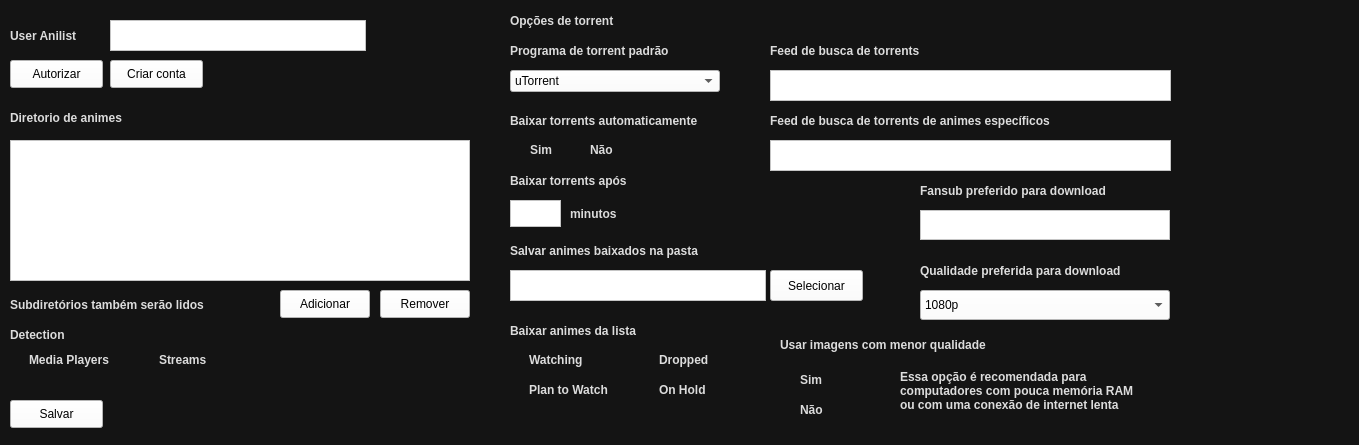
<?xml version="1.0" encoding="UTF-8"?>
<ui version="4.0">
 <class>jconfi1366768</class>
 <widget class="QWidget" name="jconfi1366768">
  <property name="geometry">
   <rect>
    <x>0</x>
    <y>0</y>
    <width>1359</width>
    <height>445</height>
   </rect>
  </property>
  <property name="windowTitle">
   <string>Form</string>
  </property>
  <property name="styleSheet">
   <string notr="true">background-color: rgb(20,20,20);</string>
  </property>
  <widget class="QLabel" name="label_4">
   <property name="geometry">
    <rect>
     <x>510</x>
     <y>40</y>
     <width>211</width>
     <height>21</height>
    </rect>
   </property>
   <property name="styleSheet">
    <string notr="true">background: transparent;
font: 75 8pt &quot;MS Shell Dlg 2&quot;;
font-weight: bold; 
color: rgb(220, 220, 220);</string>
   </property>
   <property name="text">
    <string>Programa de torrent padrão</string>
   </property>
  </widget>
  <widget class="QLabel" name="label_5">
   <property name="geometry">
    <rect>
     <x>510</x>
     <y>110</y>
     <width>231</width>
     <height>21</height>
    </rect>
   </property>
   <property name="styleSheet">
    <string notr="true">background: transparent;
font: 75 8pt &quot;MS Shell Dlg 2&quot;;
font-weight: bold; 
color: rgb(220, 220, 220);</string>
   </property>
   <property name="text">
    <string>Baixar torrents automaticamente</string>
   </property>
  </widget>
  <widget class="QRadioButton" name="TorrentAutomaticoNao">
   <property name="geometry">
    <rect>
     <x>570</x>
     <y>140</y>
     <width>51</width>
     <height>20</height>
    </rect>
   </property>
   <property name="styleSheet">
    <string notr="true">background: transparent;
font: 75 8pt &quot;MS Shell Dlg 2&quot;;
font-weight: bold; 
color: rgb(220, 220, 220);
</string>
   </property>
   <property name="text">
    <string>Não</string>
   </property>
  </widget>
  <widget class="QLabel" name="label_7">
   <property name="geometry">
    <rect>
     <x>570</x>
     <y>200</y>
     <width>151</width>
     <height>27</height>
    </rect>
   </property>
   <property name="styleSheet">
    <string notr="true">background: transparent;
font: 75 8pt &quot;MS Shell Dlg 2&quot;;
font-weight: bold; 
color: rgb(220, 220, 220);</string>
   </property>
   <property name="text">
    <string>minutos</string>
   </property>
  </widget>
  <widget class="QPlainTextEdit" name="FeedTorrentGeral">
   <property name="geometry">
    <rect>
     <x>770</x>
     <y>70</y>
     <width>401</width>
     <height>31</height>
    </rect>
   </property>
   <property name="styleSheet">
    <string notr="true">background: white;</string>
   </property>
  </widget>
  <widget class="QLabel" name="label_16">
   <property name="geometry">
    <rect>
     <x>780</x>
     <y>330</y>
     <width>241</width>
     <height>30</height>
    </rect>
   </property>
   <property name="styleSheet">
    <string notr="true">background: transparent;
font: 75 8pt &quot;MS Shell Dlg 2&quot;;
font-weight: bold; 
color: rgb(220, 220, 220);
</string>
   </property>
   <property name="text">
    <string>Usar imagens com menor qualidade</string>
   </property>
  </widget>
  <widget class="QPlainTextEdit" name="FeedTorrentEspecfico">
   <property name="geometry">
    <rect>
     <x>770</x>
     <y>140</y>
     <width>401</width>
     <height>31</height>
    </rect>
   </property>
   <property name="styleSheet">
    <string notr="true">background: white;</string>
   </property>
  </widget>
  <widget class="QCheckBox" name="DetectionStream">
   <property name="geometry">
    <rect>
     <x>140</x>
     <y>350</y>
     <width>81</width>
     <height>20</height>
    </rect>
   </property>
   <property name="styleSheet">
    <string notr="true">background: transparent;
font: 75 8pt &quot;MS Shell Dlg 2&quot;;
font-weight: bold; 
color: rgb(220, 220, 220);</string>
   </property>
   <property name="text">
    <string>Streams</string>
   </property>
  </widget>
  <widget class="QCheckBox" name="DownloadOnHold">
   <property name="geometry">
    <rect>
     <x>640</x>
     <y>380</y>
     <width>111</width>
     <height>20</height>
    </rect>
   </property>
   <property name="styleSheet">
    <string notr="true">background: transparent;
font: 75 8pt &quot;MS Shell Dlg 2&quot;;
font-weight: bold; 
color: rgb(220, 220, 220);</string>
   </property>
   <property name="text">
    <string>On Hold</string>
   </property>
  </widget>
  <widget class="QLabel" name="label_17">
   <property name="geometry">
    <rect>
     <x>900</x>
     <y>370</y>
     <width>241</width>
     <height>71</height>
    </rect>
   </property>
   <property name="styleSheet">
    <string notr="true">background: transparent;
font: 75 8pt &quot;MS Shell Dlg 2&quot;;
font-weight: bold; 
color: rgb(220, 220, 220);
</string>
   </property>
   <property name="text">
    <string>Essa opção é recomendada para computadores com pouca memória RAM ou com uma conexão de internet lenta</string>
   </property>
   <property name="alignment">
    <set>Qt::AlignLeading|Qt::AlignLeft|Qt::AlignTop</set>
   </property>
   <property name="wordWrap">
    <bool>true</bool>
   </property>
  </widget>
  <widget class="QPushButton" name="BotaoAutorizar">
   <property name="geometry">
    <rect>
     <x>10</x>
     <y>60</y>
     <width>93</width>
     <height>28</height>
    </rect>
   </property>
   <property name="styleSheet">
    <string notr="true">background: white;
</string>
   </property>
   <property name="text">
    <string>Autorizar</string>
   </property>
  </widget>
  <widget class="QLabel" name="label_12">
   <property name="geometry">
    <rect>
     <x>770</x>
     <y>110</y>
     <width>341</width>
     <height>21</height>
    </rect>
   </property>
   <property name="styleSheet">
    <string notr="true">background: transparent;
font: 75 8pt &quot;MS Shell Dlg 2&quot;;
font-weight: bold; 
color: rgb(220, 220, 220);</string>
   </property>
   <property name="text">
    <string>Feed de busca de torrents de animes específicos</string>
   </property>
  </widget>
  <widget class="QCheckBox" name="DownloadPlanToWatch">
   <property name="geometry">
    <rect>
     <x>510</x>
     <y>380</y>
     <width>121</width>
     <height>20</height>
    </rect>
   </property>
   <property name="styleSheet">
    <string notr="true">background: transparent;
font: 75 8pt &quot;MS Shell Dlg 2&quot;;
font-weight: bold; 
color: rgb(220, 220, 220);</string>
   </property>
   <property name="text">
    <string>Plan to Watch</string>
   </property>
  </widget>
  <widget class="QPushButton" name="BotaoSelecionarPasta">
   <property name="geometry">
    <rect>
     <x>770</x>
     <y>270</y>
     <width>93</width>
     <height>31</height>
    </rect>
   </property>
   <property name="styleSheet">
    <string notr="true">background: white;</string>
   </property>
   <property name="text">
    <string>Selecionar</string>
   </property>
  </widget>
  <widget class="QComboBox" name="TorrentPadrao">
   <property name="geometry">
    <rect>
     <x>510</x>
     <y>70</y>
     <width>210</width>
     <height>22</height>
    </rect>
   </property>
   <property name="styleSheet">
    <string notr="true">background: white;</string>
   </property>
   <item>
    <property name="text">
     <string>uTorrent</string>
    </property>
   </item>
   <item>
    <property name="text">
     <string>qBittorrent</string>
    </property>
   </item>
  </widget>
  <widget class="QRadioButton" name="TorrentAutomaticoSim">
   <property name="geometry">
    <rect>
     <x>510</x>
     <y>140</y>
     <width>51</width>
     <height>20</height>
    </rect>
   </property>
   <property name="styleSheet">
    <string notr="true">background: transparent;
font: 75 8pt &quot;MS Shell Dlg 2&quot;;
font-weight: bold; 
color: rgb(220, 220, 220);
</string>
   </property>
   <property name="text">
    <string>Sim</string>
   </property>
  </widget>
  <widget class="QLabel" name="label_11">
   <property name="geometry">
    <rect>
     <x>770</x>
     <y>40</y>
     <width>231</width>
     <height>21</height>
    </rect>
   </property>
   <property name="styleSheet">
    <string notr="true">background: transparent;
font: 75 8pt &quot;MS Shell Dlg 2&quot;;
font-weight: bold; 
color: rgb(220, 220, 220);</string>
   </property>
   <property name="text">
    <string>Feed de busca de torrents</string>
   </property>
  </widget>
  <widget class="QCheckBox" name="DetectionPlayer">
   <property name="geometry">
    <rect>
     <x>10</x>
     <y>350</y>
     <width>121</width>
     <height>20</height>
    </rect>
   </property>
   <property name="styleSheet">
    <string notr="true">background: transparent;
font: 75 8pt &quot;MS Shell Dlg 2&quot;;
font-weight: bold; 
color: rgb(220, 220, 220);

</string>
   </property>
   <property name="text">
    <string>Media Players</string>
   </property>
  </widget>
  <widget class="QPushButton" name="DiretorioAnimesRemove">
   <property name="geometry">
    <rect>
     <x>380</x>
     <y>290</y>
     <width>90</width>
     <height>28</height>
    </rect>
   </property>
   <property name="styleSheet">
    <string notr="true">background: white;</string>
   </property>
   <property name="text">
    <string>Remover</string>
   </property>
  </widget>
  <widget class="QLabel" name="label_3">
   <property name="geometry">
    <rect>
     <x>510</x>
     <y>10</y>
     <width>211</width>
     <height>21</height>
    </rect>
   </property>
   <property name="styleSheet">
    <string notr="true">background: transparent;
font: 75 12pt &quot;MS Shell Dlg 2&quot;;
font-weight: bold; 
color: rgb(220, 220, 220);</string>
   </property>
   <property name="text">
    <string>Opções de torrent</string>
   </property>
  </widget>
  <widget class="QLabel" name="label_2">
   <property name="geometry">
    <rect>
     <x>10</x>
     <y>110</y>
     <width>261</width>
     <height>16</height>
    </rect>
   </property>
   <property name="styleSheet">
    <string notr="true">background: transparent;
font: 75 8pt &quot;MS Shell Dlg 2&quot;;
font-weight: bold; 
color: rgb(220, 220, 220);
</string>
   </property>
   <property name="text">
    <string>Diretorio de animes</string>
   </property>
  </widget>
  <widget class="QCheckBox" name="DownloadDropped">
   <property name="geometry">
    <rect>
     <x>640</x>
     <y>350</y>
     <width>81</width>
     <height>20</height>
    </rect>
   </property>
   <property name="styleSheet">
    <string notr="true">background: transparent;
font: 75 8pt &quot;MS Shell Dlg 2&quot;;
font-weight: bold; 
color: rgb(220, 220, 220);</string>
   </property>
   <property name="text">
    <string>Dropped</string>
   </property>
  </widget>
  <widget class="QLabel" name="label_13">
   <property name="geometry">
    <rect>
     <x>10</x>
     <y>320</y>
     <width>241</width>
     <height>30</height>
    </rect>
   </property>
   <property name="styleSheet">
    <string notr="true">background: transparent;
font: 75 8pt &quot;MS Shell Dlg 2&quot;;
font-weight: bold; 
color: rgb(220, 220, 220);
</string>
   </property>
   <property name="text">
    <string>Detection</string>
   </property>
  </widget>
  <widget class="QPlainTextEdit" name="StringFansub">
   <property name="geometry">
    <rect>
     <x>920</x>
     <y>210</y>
     <width>250</width>
     <height>30</height>
    </rect>
   </property>
   <property name="styleSheet">
    <string notr="true">background: white;</string>
   </property>
  </widget>
  <widget class="QLabel" name="displayMensagem">
   <property name="geometry">
    <rect>
     <x>110</x>
     <y>60</y>
     <width>261</width>
     <height>30</height>
    </rect>
   </property>
   <property name="styleSheet">
    <string notr="true">background: transparent;
font: 75 8pt &quot;MS Shell Dlg 2&quot;;
font-weight: bold; 
color: rgb(220, 220, 220);</string>
   </property>
   <property name="text">
    <string/>
   </property>
  </widget>
  <widget class="QPlainTextEdit" name="anilistUsername">
   <property name="geometry">
    <rect>
     <x>110</x>
     <y>20</y>
     <width>256</width>
     <height>31</height>
    </rect>
   </property>
   <property name="styleSheet">
    <string notr="true">background: white;</string>
   </property>
  </widget>
  <widget class="QCheckBox" name="DownloadWatching">
   <property name="geometry">
    <rect>
     <x>510</x>
     <y>350</y>
     <width>91</width>
     <height>20</height>
    </rect>
   </property>
   <property name="styleSheet">
    <string notr="true">background: transparent;
font: 75 8pt &quot;MS Shell Dlg 2&quot;;
font-weight: bold; 
color: rgb(220, 220, 220);

</string>
   </property>
   <property name="text">
    <string>Watching</string>
   </property>
  </widget>
  <widget class="QLabel" name="label_10">
   <property name="geometry">
    <rect>
     <x>510</x>
     <y>320</y>
     <width>231</width>
     <height>21</height>
    </rect>
   </property>
   <property name="styleSheet">
    <string notr="true">background: transparent;
font: 75 8pt &quot;MS Shell Dlg 2&quot;;
font-weight: bold; 
color: rgb(220, 220, 220);</string>
   </property>
   <property name="text">
    <string>Baixar animes da lista</string>
   </property>
  </widget>
  <widget class="QPushButton" name="DiretorioAnimesAdiciona">
   <property name="geometry">
    <rect>
     <x>280</x>
     <y>290</y>
     <width>90</width>
     <height>28</height>
    </rect>
   </property>
   <property name="styleSheet">
    <string notr="true">background: white;</string>
   </property>
   <property name="text">
    <string>Adicionar</string>
   </property>
  </widget>
  <widget class="QComboBox" name="QualidadeTorrent">
   <property name="geometry">
    <rect>
     <x>920</x>
     <y>290</y>
     <width>250</width>
     <height>30</height>
    </rect>
   </property>
   <property name="styleSheet">
    <string notr="true">background: white;
</string>
   </property>
   <item>
    <property name="text">
     <string>1080p</string>
    </property>
   </item>
   <item>
    <property name="text">
     <string>720p</string>
    </property>
   </item>
   <item>
    <property name="text">
     <string>480p</string>
    </property>
   </item>
   <item>
    <property name="text">
     <string>400p</string>
    </property>
   </item>
  </widget>
  <widget class="QPlainTextEdit" name="torrentTempo">
   <property name="geometry">
    <rect>
     <x>510</x>
     <y>200</y>
     <width>51</width>
     <height>27</height>
    </rect>
   </property>
   <property name="styleSheet">
    <string notr="true">background: white;</string>
   </property>
  </widget>
  <widget class="QLabel" name="label_6">
   <property name="geometry">
    <rect>
     <x>510</x>
     <y>170</y>
     <width>231</width>
     <height>21</height>
    </rect>
   </property>
   <property name="styleSheet">
    <string notr="true">background: transparent;
font: 75 8pt &quot;MS Shell Dlg 2&quot;;
font-weight: bold; 
color: rgb(220, 220, 220);</string>
   </property>
   <property name="text">
    <string>Baixar torrents após</string>
   </property>
  </widget>
  <widget class="QPushButton" name="BotaoAutorizar_2">
   <property name="geometry">
    <rect>
     <x>110</x>
     <y>60</y>
     <width>93</width>
     <height>28</height>
    </rect>
   </property>
   <property name="styleSheet">
    <string notr="true">background: white;
</string>
   </property>
   <property name="text">
    <string>Criar conta</string>
   </property>
  </widget>
  <widget class="QLabel" name="label_8">
   <property name="geometry">
    <rect>
     <x>10</x>
     <y>290</y>
     <width>241</width>
     <height>30</height>
    </rect>
   </property>
   <property name="styleSheet">
    <string notr="true">background: transparent;
font: 75 8pt &quot;MS Shell Dlg 2&quot;;
font-weight: bold; 
color: rgb(220, 220, 220);
</string>
   </property>
   <property name="text">
    <string>Subdiretórios também serão lidos</string>
   </property>
  </widget>
  <widget class="QPushButton" name="BotaoSalvar">
   <property name="geometry">
    <rect>
     <x>10</x>
     <y>400</y>
     <width>93</width>
     <height>28</height>
    </rect>
   </property>
   <property name="styleSheet">
    <string notr="true">background: white;
</string>
   </property>
   <property name="text">
    <string>Salvar</string>
   </property>
  </widget>
  <widget class="QLabel" name="label_14">
   <property name="geometry">
    <rect>
     <x>920</x>
     <y>180</y>
     <width>231</width>
     <height>21</height>
    </rect>
   </property>
   <property name="styleSheet">
    <string notr="true">background: transparent;
font: 75 8pt &quot;MS Shell Dlg 2&quot;;
font-weight: bold; 
color: rgb(220, 220, 220);</string>
   </property>
   <property name="text">
    <string>Fansub preferido para download</string>
   </property>
  </widget>
  <widget class="QListWidget" name="DiretorioAnimesLista">
   <property name="geometry">
    <rect>
     <x>10</x>
     <y>140</y>
     <width>460</width>
     <height>141</height>
    </rect>
   </property>
   <property name="styleSheet">
    <string notr="true">background: white;</string>
   </property>
  </widget>
  <widget class="QLabel" name="label_15">
   <property name="geometry">
    <rect>
     <x>920</x>
     <y>260</y>
     <width>231</width>
     <height>21</height>
    </rect>
   </property>
   <property name="styleSheet">
    <string notr="true">background: transparent;
font: 75 8pt &quot;MS Shell Dlg 2&quot;;
font-weight: bold; 
color: rgb(220, 220, 220);</string>
   </property>
   <property name="text">
    <string>Qualidade preferida para download</string>
   </property>
  </widget>
  <widget class="QFrame" name="opcaoImagensBaixas">
   <property name="geometry">
    <rect>
     <x>770</x>
     <y>360</y>
     <width>201</width>
     <height>61</height>
    </rect>
   </property>
   <property name="styleSheet">
    <string notr="true">background: transparent;</string>
   </property>
   <property name="frameShape">
    <enum>QFrame::StyledPanel</enum>
   </property>
   <property name="frameShadow">
    <enum>QFrame::Raised</enum>
   </property>
   <widget class="QRadioButton" name="qbImagemSim_2">
    <property name="geometry">
     <rect>
      <x>10</x>
      <y>10</y>
      <width>95</width>
      <height>20</height>
     </rect>
    </property>
    <property name="styleSheet">
     <string notr="true">background: transparent;
font: 75 8pt &quot;MS Shell Dlg 2&quot;;
font-weight: bold; 
color: rgb(220, 220, 220);
</string>
    </property>
    <property name="text">
     <string>Sim</string>
    </property>
   </widget>
   <widget class="QRadioButton" name="qbImagemNao_2">
    <property name="geometry">
     <rect>
      <x>10</x>
      <y>40</y>
      <width>95</width>
      <height>20</height>
     </rect>
    </property>
    <property name="styleSheet">
     <string notr="true">background: transparent;
font: 75 8pt &quot;MS Shell Dlg 2&quot;;
font-weight: bold; 
color: rgb(220, 220, 220);
</string>
    </property>
    <property name="text">
     <string>Não</string>
    </property>
   </widget>
  </widget>
  <widget class="QPlainTextEdit" name="PastaDownloads">
   <property name="geometry">
    <rect>
     <x>510</x>
     <y>270</y>
     <width>256</width>
     <height>31</height>
    </rect>
   </property>
   <property name="styleSheet">
    <string notr="true">background: white;</string>
   </property>
  </widget>
  <widget class="QLabel" name="label_9">
   <property name="geometry">
    <rect>
     <x>510</x>
     <y>240</y>
     <width>231</width>
     <height>21</height>
    </rect>
   </property>
   <property name="styleSheet">
    <string notr="true">background: transparent;
font: 75 8pt &quot;MS Shell Dlg 2&quot;;
font-weight: bold; 
color: rgb(220, 220, 220);</string>
   </property>
   <property name="text">
    <string>Salvar animes baixados na pasta</string>
   </property>
  </widget>
  <widget class="QLabel" name="label">
   <property name="geometry">
    <rect>
     <x>10</x>
     <y>10</y>
     <width>91</width>
     <height>51</height>
    </rect>
   </property>
   <property name="styleSheet">
    <string notr="true">background: transparent;
font: 75 8pt &quot;MS Shell Dlg 2&quot;;
font-weight: bold; 
color: rgb(220, 220, 220);

</string>
   </property>
   <property name="text">
    <string>User Anilist</string>
   </property>
  </widget>
 </widget>
 <resources/>
 <connections/>
</ui>
